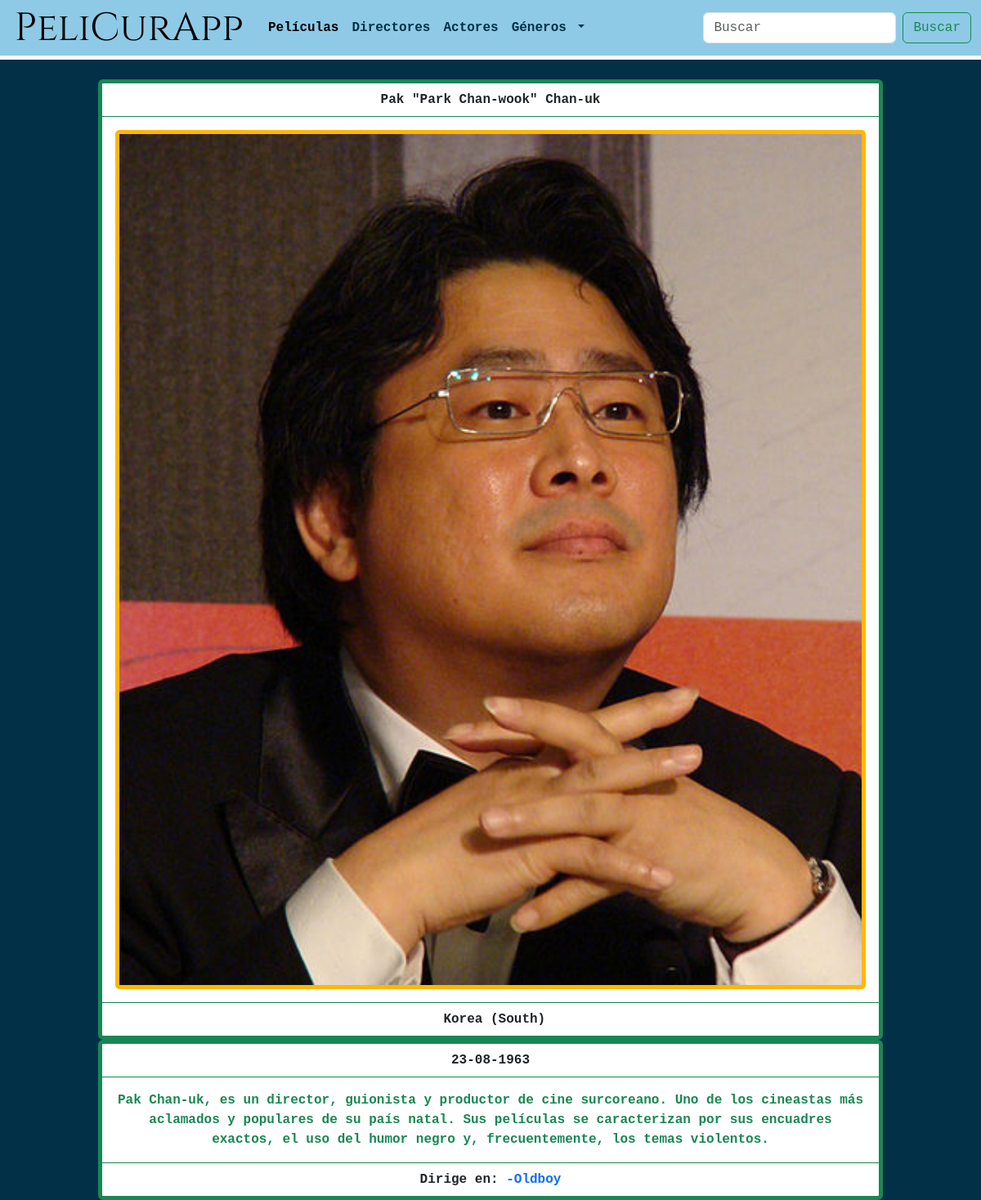
The page /pelicurapp/director/14/ on the database its author committed.
### peliCura/models.py (models this page shows, shortened)
class Persona(models.Model):
    manager = PersonaManager()
    nombre = models.CharField("Nombre", max_length=70) # <input type="text"> en HTML
    apellido = models.CharField("Apellido", max_length=70)
    nombre_artistico = models.CharField("Nombre artístico", max_length=70, null=True, blank=True)
    nacionalidad = CountryField("Nacionalidad", max_length=70)
    foto = models.ImageField("Foto", upload_to='fotos_personas', null=True) # form widget es ClearableFileInput
    fecha_nacimiento = models.DateField("Fecha de nacimiento") # Solo el año
    biografia = models.TextField("Biografía", max_length=300)

class Pelicula(models.Model):
    manager = PeliculaManager()
    titulo = models.CharField("Titulo", max_length=100) # <input type="text"> en HTML
    sinopsis = models.TextField("Sinospis", max_length=500) # <textarea> en HTML
    anio_realizacion = models.DateField("Año estreno") # solo el año
    duracion = models.IntegerField(validators=[
        MinValueValidator(1),
        MaxValueValidator(1240) # 1240 minutos = 24 hs de duración
    ]) # timedelta(days, seconds, miliseconds) en Python
    genero = models.ManyToManyField(Genero) # Relación muchos a muchos con Género
    director = models.ManyToManyField(Persona, related_name="director") # Relación muchos a muchos con Persona
    actor = models.ManyToManyField(Persona, related_name="actor") # Relación muchos a muchos con Persona
    puntuacion = models.FloatField("Puntuacion", default=0) # <input type="number"> y Float
    poster = models.ImageField("Póster", upload_to='posters_peliculas', null=True)

### peliCura/views.py (the view)
# urls.py: path('pelicurapp/director/<int:identificador>/', PersonaDetalle.as_view(), name="detalle-director-id"),
class PersonaDetalle(TemplateView):
   template_name = "persona_detalle.html"
   def get_context_data(self, **kwargs: Any) -> Dict[str, Any]:
      context = super().get_context_data(**kwargs)
      try:
        identificador = self.kwargs['identificador']
      except:
        identificador = None
      try:
        apellido = self.kwargs['apellido'].capitalize()
      except:
        apellido = None
      try:
         if identificador is None:
            persona = Persona.manager.all().get(apellido=apellido)
         else:
            persona = Persona.manager.all().get(id=identificador)
      except Genero.DoesNotExist:
          raise Http404
      context['dirigidas'] = persona.director.all()
      context['actuadas'] = persona.actor.all()
      context['persona'] = persona
      context['generoNavBar'] = Genero.manager.all().order_by('nombre')
      return context

### peliCura/templates/persona_detalle.html (shortened to what this page needs)
{% extends 'base_template.html' %}
{% load static %}
{% block contenido %}
<div class="card border-success" style="max-width: 80vw;">
  <div class="card-header bg-transparent border-success">
    {{ persona.nombre }}
    {%if persona.nombre_artistico%}
      "{{ persona.nombre_artistico }}"
    {% endif %}
    {{ persona.apellido }}
  </div>
  <div class="card-body text-success">
      <img src="{{ persona.foto.url }}" class="card-img" alt="Foto de la persona">
  </div>
  <div class="card-footer bg-transparent border-success">
    <img src="{{ persona.nacionalidad.flag }}"> {{ persona.nacionalidad.name }}
  </div>
</div>
<div class="card border-success" style="max-width: 80vw;">
  <div class="card-header bg-transparent border-success">
    {{ persona.fecha_nacimiento|date:"d-m-Y" }}
  </div>
  <div class="card-body text-success">
    {{ persona.biografia }}
  </div>
  <div class="card-footer bg-transparent border-success">
    {% if dirigidas|length > 0 %}
      Dirige en:
        {% for pelicula in dirigidas %}
          <a href="{% url 'detalle-pelicula-id' pelicula.id %}" >-{{ pelicula.titulo }} </a>
        {% endfor %}
    {% endif %}
  </div>
</div>
{% endblock %}

### peliCura/static/peliCura/css/main.css (style rules this page uses)
:root { --skyBlue: #8ecae6; --blueGreen: #219ebc; --prussianBlue: #023047; --selectiveYellow: #ffb703; --UTOrange: #fb8500; }
body { background-color: var(--prussianBlue); color: var(--selectiveYellow); font-family: monospace; font-weight: bold; }
a:link, a:visited, a:hover, a:active { text-decoration: none; }
.card { margin: auto; display: block; border: 5px solid #023047; }
.card-img { width: 100%; height: auto; border: 5px solid var(--selectiveYellow); }
.card-header, .card-footer, .card-body { text-align: center; }

### rows shown on the page
Persona: nombre "Pak", nombre_artistico "Park Chan-wook", apellido "Chan-uk", foto (picture), nacionalidad.name "Korea (South)", fecha_nacimiento "23-08-1963", biografia "Pak Chan-uk, es un director, guionista y productor de cine surcoreano. Uno de los cineastas más aclamados y populares de su país natal. Sus películas se caracterizan por sus encuadres exactos, el uso del humor negro y, frecuentemente, los temas violentos."
Pelicula: titulo "Oldboy"
